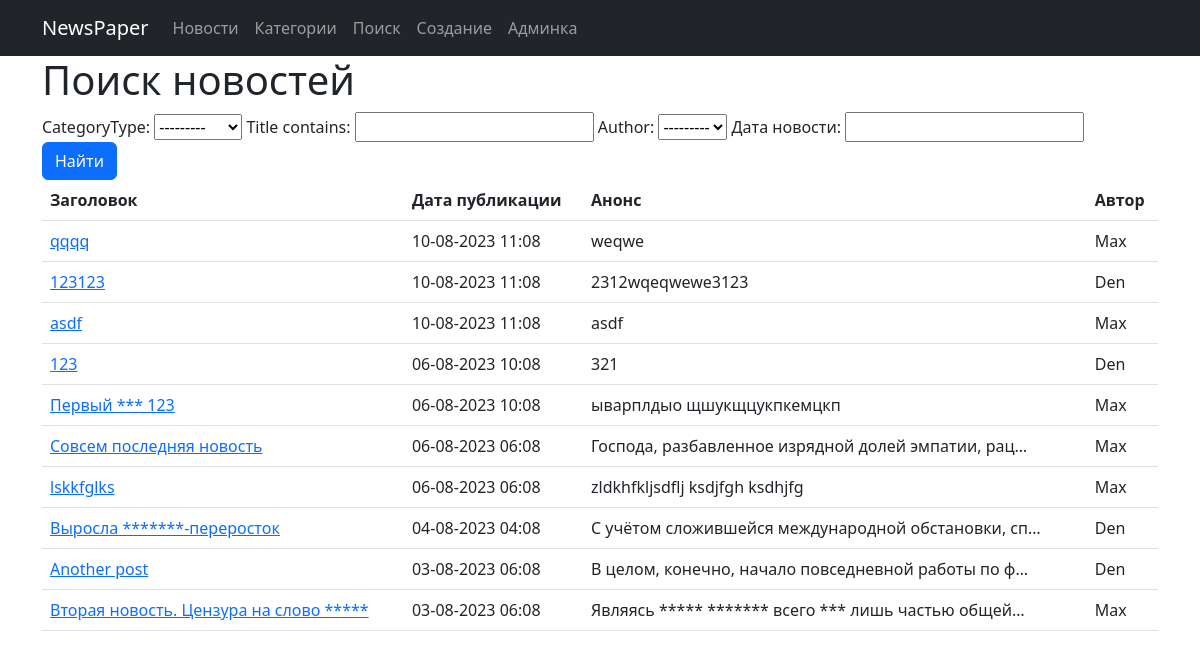
Page /news/search/ on the earlier database version.
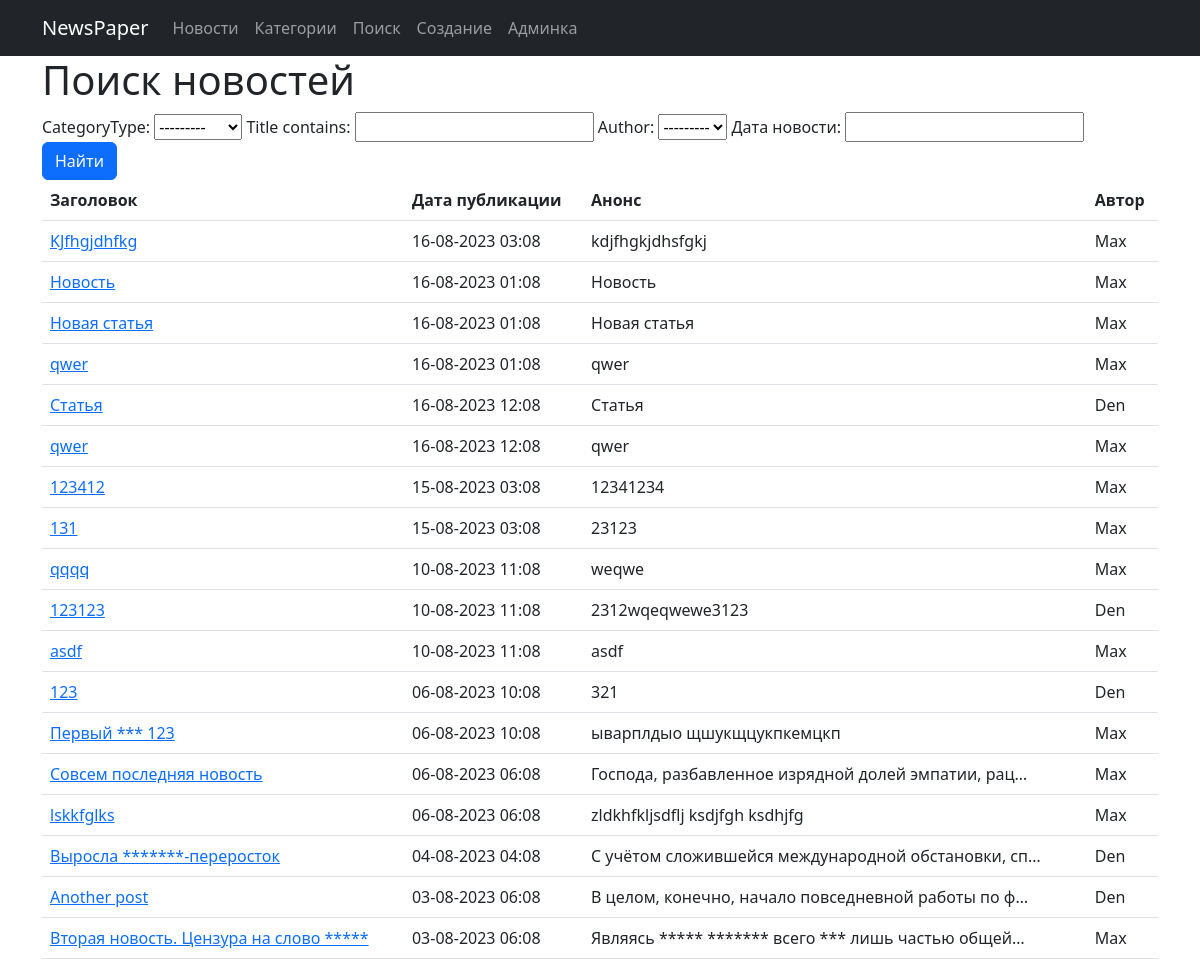
Same page on the later database version.
### news/models.py (models this page shows, shortened)
class Post(models.Model):
    author = models.ForeignKey(Author, on_delete=models.CASCADE)
    NEWS = 'NW'
    ARTICLE = 'AR'
    CATEGORY_CHOICES = (
        (NEWS, 'Новость'),
        (ARTICLE, 'Статья'),
    )
    categoryType = models.CharField(max_length=2, choices=CATEGORY_CHOICES, default=ARTICLE)
    dateCreation = models.DateTimeField(auto_now_add=True)
    postCategory = models.ManyToManyField(Category, through='PostCategory')
    title = models.CharField(max_length=128)
    text = models.TextField()
    rating = models.SmallIntegerField(default=0)

class Author(models.Model):
    authorUser = models.OneToOneField(User, on_delete=models.CASCADE)
    ratingAuthor = models.SmallIntegerField(default=0)
    def __str__(self):
        return self.authorUser.username

### news/views.py (the view)
# urls.py: path('search/', PostsSearch.as_view(), name='post_search'),
class PostsSearch(ListView):
    model = Post
    template_name='news/search.html'
    context_object_name='posts'
    ordering = ['-dateCreation']
    paginate_by = 5
    def get_context_data(self, **kwargs): # забираем отфильтрованные объекты переопределяя метод get_context_data у наследуемого класса (привет, полиморфизм, мы скучали!!!)
        context = super().get_context_data(**kwargs)
        context['filter'] = PostFilter(self.request.GET, queryset=self.get_queryset()) # вписываем наш фильтр в контекст
        context['categories'] = Category.objects.all()
        context['form']=PostForm()
        return context

### news/forms.py
class PostForm(ModelForm):
  class Meta:
    model = Post
    fields = ['categoryType','postCategory','author','title','text']
    widgets = {
        'categoryType' : forms.Select(attrs={'class': 'form-control',}),
        'postCategory' : forms.CheckboxSelectMultiple(),
        'author' : forms.Select(attrs={'class': 'form-control',}),
        'title' : forms.TextInput(attrs={'type': 'text', 'class': 'form-control', }),
        'text' : forms.Textarea(attrs={'class': 'form-control',}),
    }

### news/templatetags/custom_filters.py (called while the page is built)
@register.filter(name='censor')
def censor(value):
    for i in CENSORED_WORDS:
        if i in value:
            value = value.replace(i,'*'*len(i))
    return value

### news/templates/news/search.html (shortened to what this page needs)
{% extends 'layout/default.html' %}
{% load custom_filters %}
{% block content %}
    <h1>Поиск новостей</h1>
    {% if posts %}
        <form method="GET">
            {{ filter.form }}
            <input class="btn btn-primary" type="submit" value="Найти">
        </form>
        <table  class="table table-hover">
            <tr>
                <th scope="col">
                    Заголовок
                </th>
                <th scope="col">
                    Дата публикации
                </th>
                <th scope="col">
                    Анонс
                </th>
                <th scope="col">
                    Автор
                </th>
            </tr>
            {% for p in filter.qs %}
            <tr>
                <td>
                    <a href="{% url 'news:post_detail' p.id %}">
                        {{p.title|censor}}
                    </a>
                </td>
                <td>
                    {{p.dateCreation|date:'d-m-Y h:m'}}
                </td>
                <td>
                    {{p.text|truncatechars:50|censor}}
                </td>
                <td>
                    {{p.author.authorUser}}
                </td>
            </tr>
            {% endfor %}
        </table>
        {% else %}
        <h3>Нет новостей</h3>
    {% endif %}
{% endblock content %}

### templates/layout/default.html (shortened to what this page needs)
<!DOCTYPE html>
<html lang="en">
    <head>
        {% load static %}
        <link href="{% static 'css/styles.css' %}" rel="stylesheet" />
    </head>
    <body>
        <nav class="navbar navbar-expand-lg navbar-dark bg-dark static-top">
            <div class="container">
                <a class="navbar-brand" href="/">NewsPaper</a>
                <div class="collapse navbar-collapse" id="navbarResponsive">
                    <ul class="navbar-nav ml-auto">
                        <li class="nav-item">
                            <a class="nav-link" href="/news/">Новости</a>
                        </li>
                        <li class="nav-item">
                            <a class="nav-link" href="/news/category/">Категории</a>
                        </li>
                        <li class="nav-item">
                            <a class="nav-link" href="/news/search/">Поиск</a>
                        </li>
                        <li class="nav-item">
                            <a class="nav-link" href="/news/create/">Создание</a>
                        </li>
                        <li class="nav-item">
                            <a class="nav-link" href="/admin/">Админка</a>
                        </li>
                    </ul>
                </div>
            </div>
         </nav>
        <div class="container">
            <div class="row">
                <div class="col-lg-12">
                    {% block content %}
                    {% endblock content %}
                </div>
            </div>
         </div>
    </body>
</html>

Differences in the rows shown:
added Post: title|censor "KJfhgjdhfkg", dateCreation "16-08-2023 03:08", text|censor "kdjfhgkjdhsfgkj", author.authorUser "Max"
added Post: title|censor "Новость", dateCreation "16-08-2023 01:08", text|censor "Новость", author.authorUser "Max"
added Post: title|censor "Новая статья", dateCreation "16-08-2023 01:08", text|censor "Новая статья", author.authorUser "Max"
added Post: title|censor "qwer", dateCreation "16-08-2023 01:08", text|censor "qwer", author.authorUser "Max"
added Post: title|censor "Статья", dateCreation "16-08-2023 12:08", text|censor "Статья", author.authorUser "Den"
added Post: title|censor "qwer", dateCreation "16-08-2023 12:08", text|censor "qwer", author.authorUser "Max"
added Post: title|censor "123412", dateCreation "15-08-2023 03:08", text|censor "12341234", author.authorUser "Max"
added Post: title|censor "131", dateCreation "15-08-2023 03:08", text|censor "23123", author.authorUser "Max"
